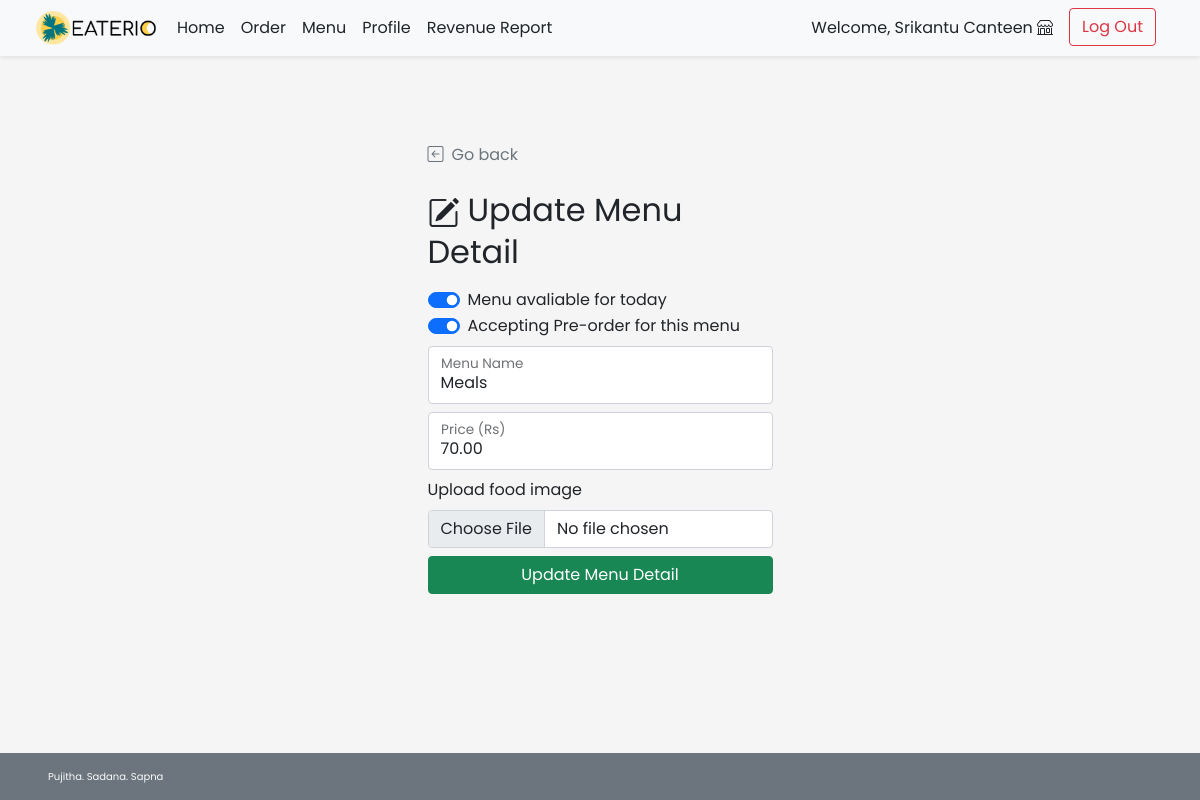
Page /shop/shop_menu_edit.php?f_id=39 (signed in) on the committed database.
### tables this page shows
CREATE TABLE `food` (
  `f_id` int(11) NOT NULL,
  `s_id` int(11) NOT NULL,
  `f_name` varchar(100) NOT NULL,
  `f_price` decimal(6,2) NOT NULL,
  `f_todayavail` tinyint(4) NOT NULL DEFAULT 1 COMMENT 'Food is available to order or not',
  `f_preorderavail` tinyint(4) NOT NULL DEFAULT 1,
  `f_pic` text DEFAULT NULL
);

### shop/shop_menu_edit.php (the view, shortened to what this page needs)
<!DOCTYPE html>
<html lang="en">
<head>
    <?php
        include("../conn_db.php");
        include('../head.php');
    ?>
    <link href="../css/main.css" rel="stylesheet">
    <link href="../css/login.css" rel="stylesheet">
</head>
<body class="d-flex flex-column h-100">
    <?php include('nav_header_shop.php')?>
    <div class="container form-signin mt-auto w-50">
        <a class="nav nav-item text-decoration-none text-muted" href="#" onclick="history.back();">
            <i class="bi bi-arrow-left-square me-2"></i>Go back
        </a>
        <?php
            $f_id = $_GET["f_id"];
            $query = "SELECT * FROM food WHERE f_id = {$f_id} LIMIT 0,1";
            $result = $mysqli ->query($query);
            $row = $result -> fetch_array();
        ?>
        <form method="POST" action="shop_menu_edit.php" class="form-floating" enctype="multipart/form-data">
            <h2 class="mt-4 mb-3 fw-normal text-bold"><i class="bi bi-pencil-square me-2"></i>Update Menu Detail</h2>
            <div class="form-check form-switch">
                <input class="form-check-input" type="checkbox" id="f_todayavail"
                name="f_todayavail" <?php if($row["f_todayavail"]){echo "checked";} ?>>
                <label class="form-check-label" for="f_todayavail">Menu avaliable for today</label>
            </div>
            <div class="form-check form-switch mb-2">
                <input class="form-check-input" type="checkbox" id="f_preorderavail" name="f_preorderavail" <?php if($row["f_preorderavail"]){echo "checked";} ?>>
                <label class="form-check-label" for="f_preorderavail">Accepting Pre-order for this menu</label>
            </div>
            <div class="form-floating mb-2">
                <input type="text" class="form-control" id="f_name" placeholder="f_name" name="f_name"
                value="<?php echo $row["f_name"];?>" required>
                <label for="f_name">Menu Name</label>
            </div>
            <div class="form-floating mb-2">
                <input type="number" step=".25" min="0.00" max="999.75" class="form-control" id="f_price" placeholder="Price (Rs)" value="<?php echo $row["f_price"];?>" name="f_price" required>
                <label for="f_price">Price (Rs)</label>
            </div>
            <div class="mb-2">
                <label for="formFile" class="form-label">Upload food image</label>
                <input class="form-control" type="file" id="f_pic" name="f_pic" accept="image/*">
            </div>
            <button class="w-100 btn btn-success mb-3" name="upd_confirm" type="submit">Update Menu Detail</button>
        </form>
    </div>
    <footer
    class="footer d-flex flex-wrap justify-content-between align-items-center px-5 py-3 mt-auto bg-secondary text-light">
        <span class="xsmall-font">Pujitha. Sadana. Sapna</span></span>
    </footer>
</body>
</html>

### css/main.css (style rules this page uses)
html { height: 100%; }
body { height: 100%; padding-top: 4rem; margin-bottom: -50px; font-family: 'Poppins', 'Noto Sans Thai', sans-serif; }
a { cursor: pointer; }
.bi { vertical-align: -.125em; fill: currentColor; }
.xsmall-font { font-size: x-small; }

### css/login.css (style rules this page uses)
html, body { height: 100%; font-family: 'Poppins', 'Noto Sans Thai', sans-serif; }
body { background-color: #f5f5f5; padding-top: 4rem; margin-bottom: -50px; }
.form-signin { width: 100%; max-width: 375px; padding: 15px; margin: auto; }
.xsmall-font { font-size: x-small; }

### rows in the picture
food: f_todayavail "☑", f_preorderavail "☑", f_name "Meals", f_price "70.00"

### other values in the picture
$_SESSION['shopname'] "Srikantu Canteen"
